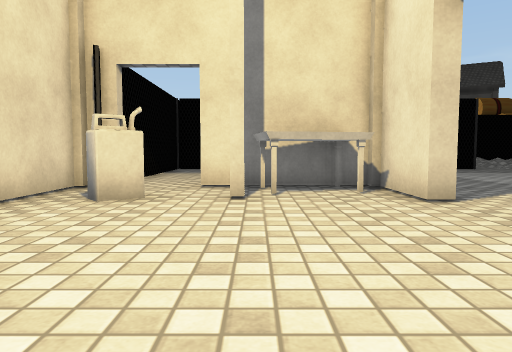
view 1 (above)

17 first-person views from a walk through a scene from a Unity 3-D project. The camera is 0.68 m above the floor, tilts 4° down and sees 70° across. The floor is counted in squares, 1 m on a side. Each view is taken from the middle of a square. On the plan, view 1 faces up. The plan holds only what a view shows up to about 11 squares ahead; the rest is blank. The place goes on beyond the plan. The player character is not drawn. Door leaves are left out, so doorways stand open. Some surface patterns are stand-ins.

view 2
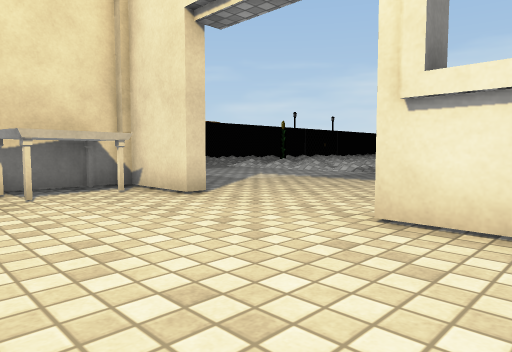

view 3
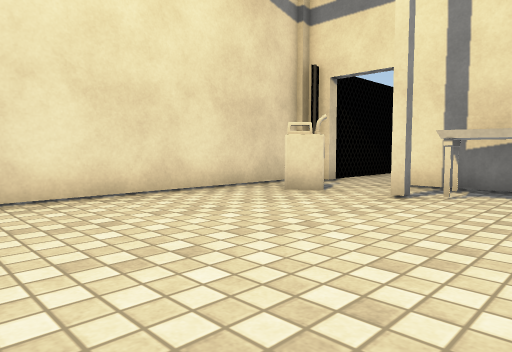

view 4
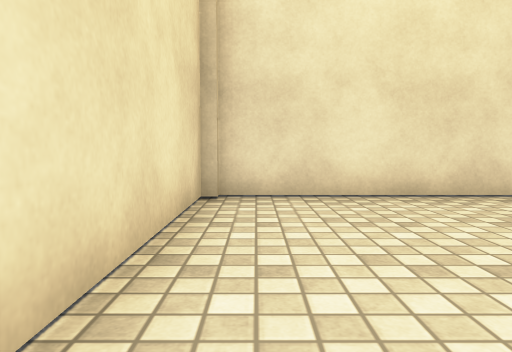

view 5
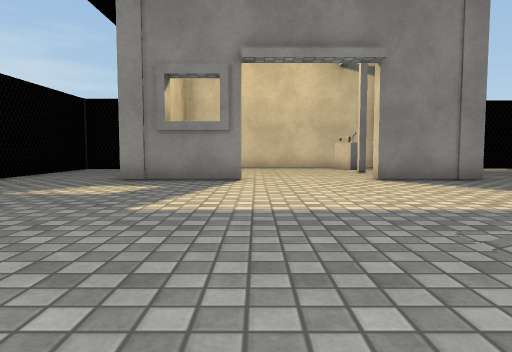

view 6
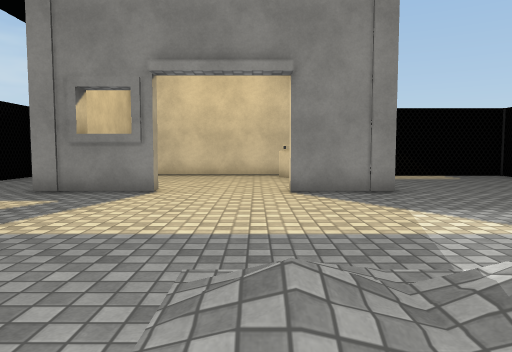

view 7
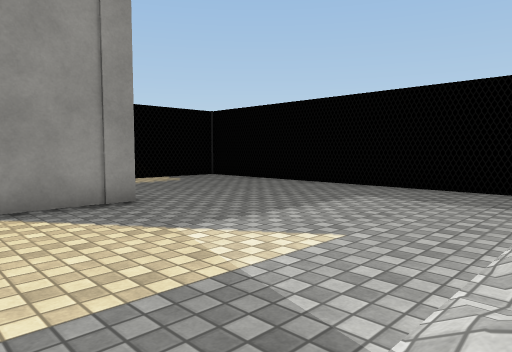

view 8
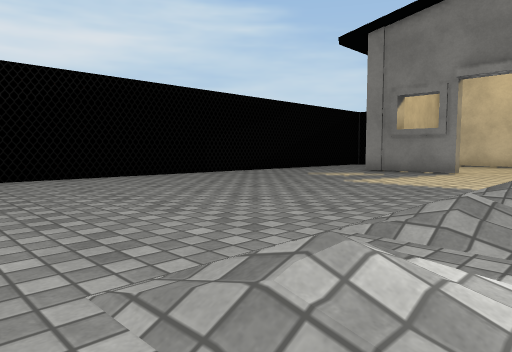

view 9
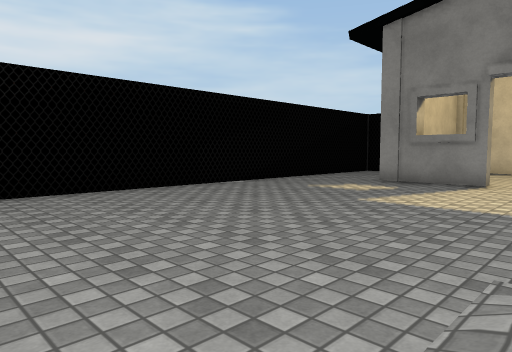

view 10
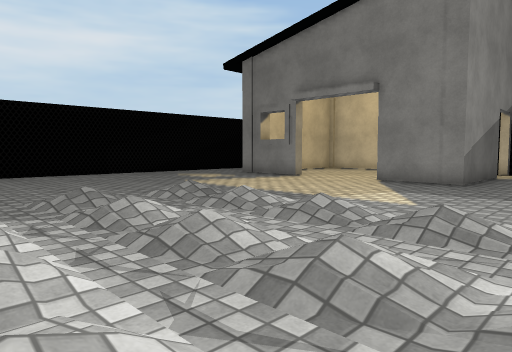

view 11
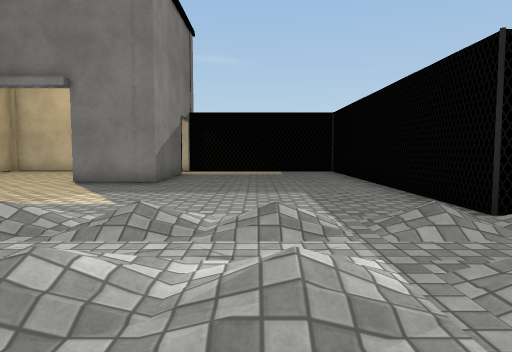

view 12
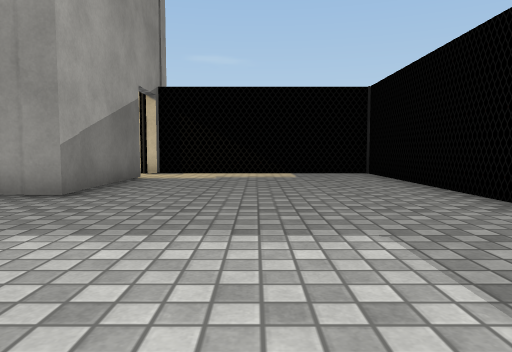

view 13
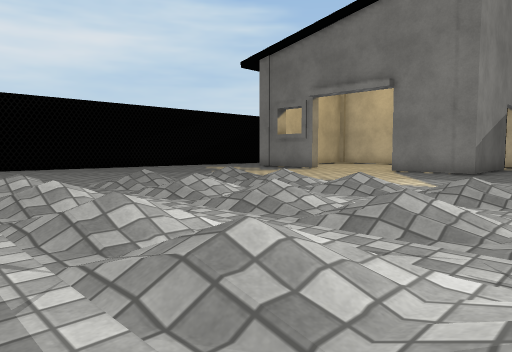

view 14
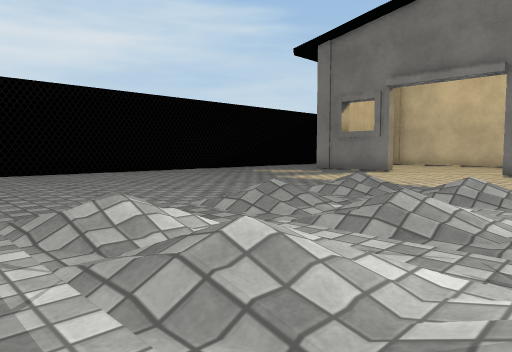

view 15
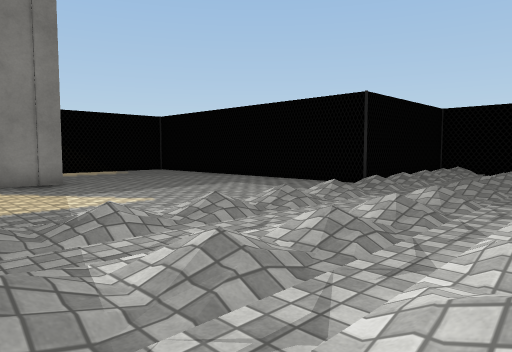

view 16
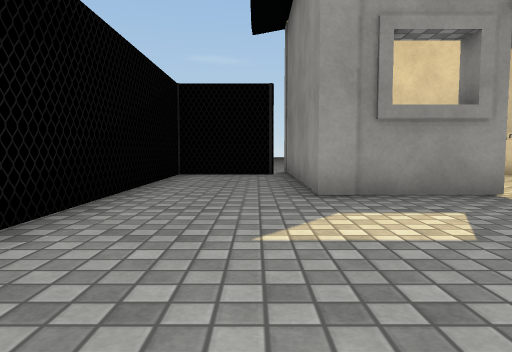

view 17
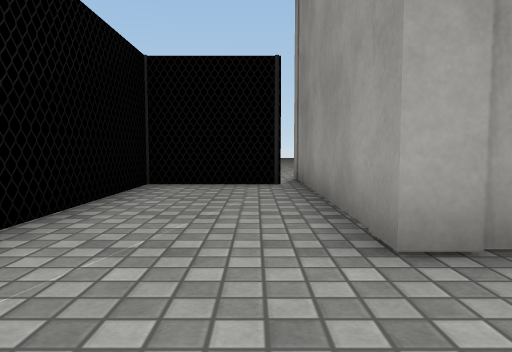

### Floor plan
Key: @ floor where view 1 was taken; # wall or solid block; . floor; / step, stairs or slope; D open door; T thing the floor can be seen under or through; O other object.
Columns run from 4 left of view 1 to 14 right of it. Each row starts with its distance up from view 1.
 15              /.
 14             #/.
 13  #    ##   ##/.
 12  #..........././
 11  #..........././/
 10  #..........././///
  9  #..........././///
  8  #..........././///
  7  #DD###.....././///
  6  #..OO##....././///
  5 .#O.O..#....././///
  4 .#....DD....././///
  3 .T....DD...........
  2 .T....DD...........
  1 .T.....#..........
  0 .#..@..#..........
 -1 .#######..........
 -2   #...............
 -3   #...............
 -4   ########    ###

Positions as (right, up) in squares from view 1, and headings:
1: (0, 0), facing up
2: (-1, 0), facing up-right
3: (2, 0), facing up-left
4: (2, 0), facing left
5: (11, 2), facing left
6: (11, 4), facing left
7: (9, 4), facing up-left
8: (14, 5), facing down-left
9: (13, 4), facing down-left
10: (13, 10), facing down-left
11: (13, 10), facing left
12: (8, 10), facing left
13: (14, 10), facing down-left
14: (14, 7), facing down-left
15: (13, 4), facing up-left
16: (8, -2), facing left
17: (5, -2), facing left
